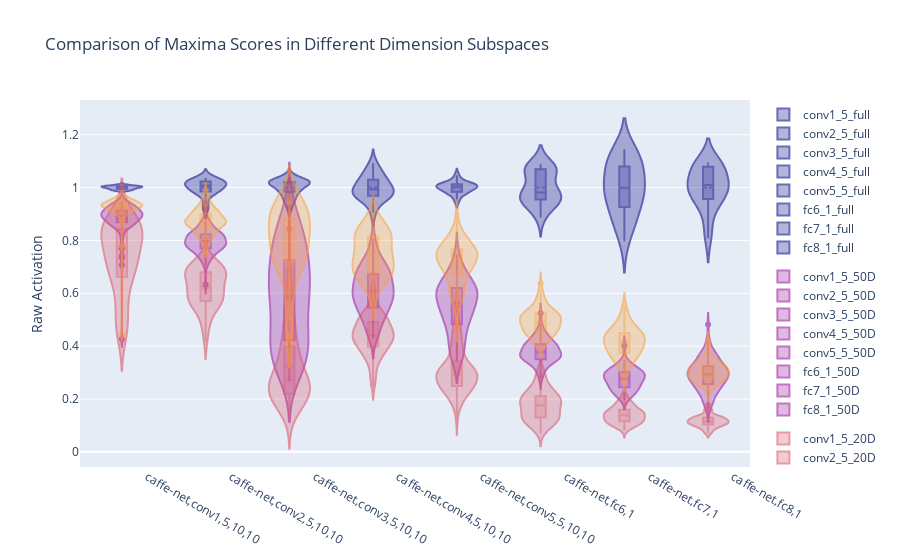

Notebook code for this chart:
### Code cell
layout = go.Layout(
    xaxis = go.layout.XAxis(
        tickmode = 'array',
        tickvals = 0.3+np.arange(len(layer_names)),
        ticktext = unit_arr#layer_names
    ), 
    yaxis=go.layout.YAxis(
        title=go.layout.yaxis.Title(text="Raw Activation",))
)
fig4 = go.Figure(
    layout = layout
)
for i, unit in enumerate(unit_arr):
    best_scores = np.load(join(basedir, "%s_%s_%d_full" % (unit[0], unit[1], unit[2]), "best_scores.npy"))
    normalizer = best_scores.mean()
    fig4.add_trace(go.Violin(x=[i]*best_scores.shape[0], y=best_scores.mean(axis=1) / normalizer,
                            legendgroup='Whole', name="%s_%d_full" % (unit[1], unit[2]), 
                            box_visible=True, meanline_visible=True, showlegend=True, line_color=color_arr[0]) )
#     # using 50 random direction 
    best_scores = np.load(join(basedir, "%s_%s_%d" % (unit[0], unit[1], unit[2]), "best_scores.npy"))
    fig4.add_trace(go.Violin(x=[i]*best_scores.shape[0], y=best_scores.mean(axis=1) / normalizer,
                            legendgroup='50D', name="%s_%d_50D" % (unit[1], unit[2]), 
                            box_visible=True, meanline_visible=True, showlegend=True, line_color=color_arr[3]) )
    if i > 4:
        unit = (unit[0], unit[1], 5)
    # using 20 random direction 
    best_scores = np.load(join(basedir, "%s_%s_%d_subspac20" % (unit[0], unit[1], unit[2]), "best_scores.npy"))
    fig4.add_trace(go.Violin(x=[i]*best_scores.shape[0], y=best_scores.mean(axis=1) / normalizer,
                            legendgroup='20D', name="%s_%d_20D" % (unit[1], unit[2]), 
                            box_visible=True, meanline_visible=True, showlegend=True, line_color=color_arr[5]) )
    # using 100 random direction 
    best_scores = np.load(join(basedir, "%s_%s_%d_subspac100" % (unit[0], unit[1], unit[2]), "best_scores.npy"))
    fig4.add_trace(go.Violin(x=[i]*best_scores.shape[0], y=best_scores.mean(axis=1) / normalizer,
                            legendgroup='100D', name="%s_%d_100D" % (unit[1], unit[2]), 
                            box_visible=True, meanline_visible=True, showlegend=True, line_color=color_arr[7]) )

fig4.update_traces(meanline_visible=True,pointpos=0,opacity=0.6)
#                   points='all', # show all points
#                   jitter=0.2,  # add some jitter on points for better visibility
#                   scalemode='count') #scale violin plot area with total count
fig4.update_layout(title = go.layout.Title(text="Comparison of Maxima Scores in Different Dimension Subspaces",
                           xanchor='auto'),)
fig4.show()
